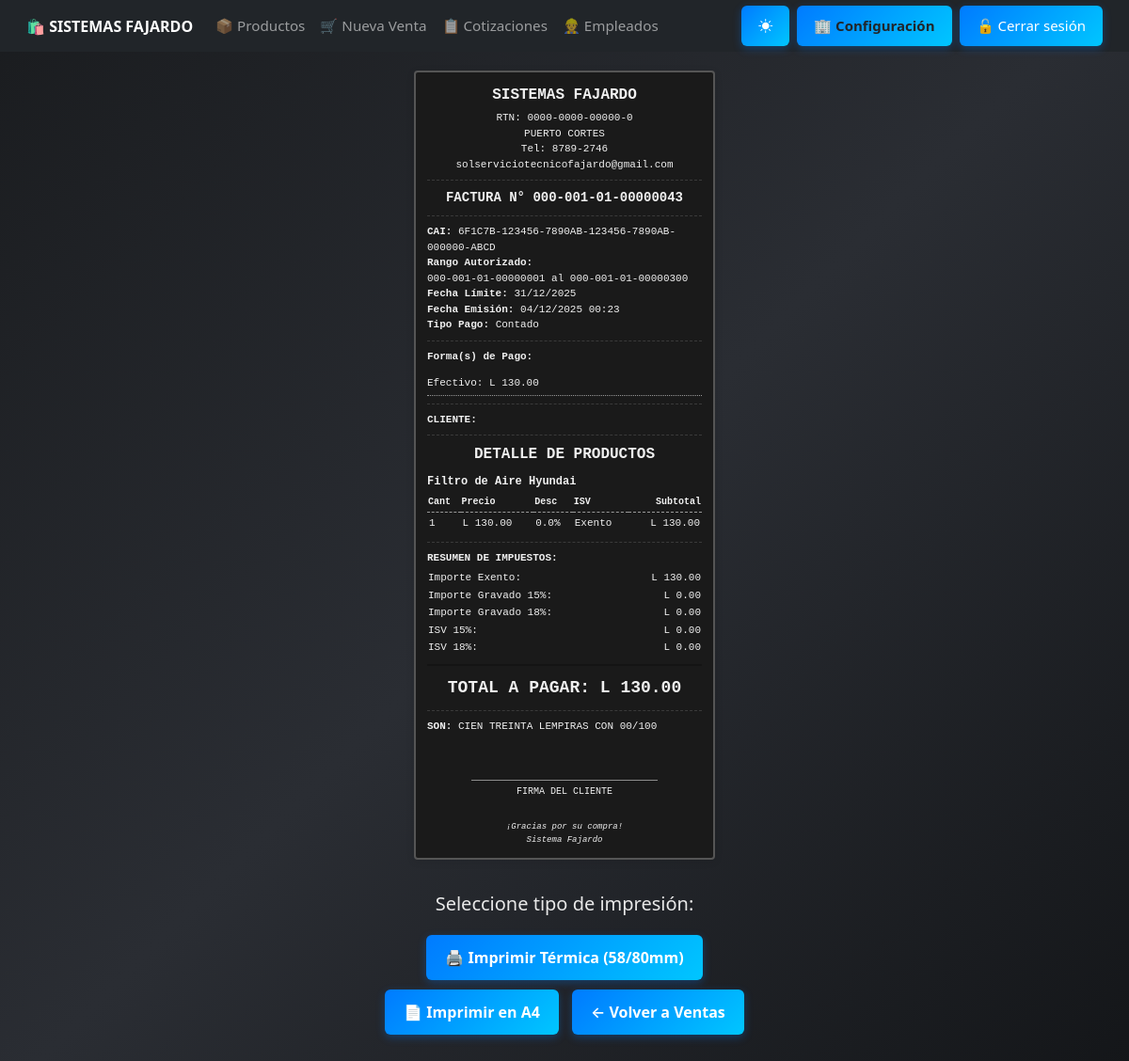
/factura/235/ (signed in), run on the app's committed database.
### core/models.py (models this page shows, shortened)
class EmpresaConfig(models.Model):
    nombre = models.CharField(max_length=150)
    rtn = models.CharField(max_length=20)
    direccion = models.CharField(max_length=255)
    telefono = models.CharField(max_length=20, blank=True, null=True)
    correo = models.CharField(max_length=150, blank=True, null=True)

class Venta(models.Model):
    fecha = models.DateTimeField(auto_now_add=True)
    total = models.DecimalField(max_digits=12, decimal_places=2, default=Decimal('0.00'))
    subtotal_exento = models.DecimalField(max_digits=12, decimal_places=2, default=Decimal('0.00'))
    subtotal_g15 = models.DecimalField(max_digits=12, decimal_places=2, default=Decimal('0.00'))
    subtotal_g18 = models.DecimalField(max_digits=12, decimal_places=2, default=Decimal('0.00'))
    impuesto_15 = models.DecimalField(max_digits=12, decimal_places=2, default=Decimal('0.00'))
    impuesto_18 = models.DecimalField(max_digits=12, decimal_places=2, default=Decimal('0.00'))
    cliente = models.ForeignKey(
        'Cliente',
        on_delete=models.SET_NULL,
        null=True,
        blank=True,
        default=None
    )
    tipo_pago = models.CharField(
        max_length=10,
        choices=[('contado', 'Contado'), ('credito', 'Crédito')],
        default='contado'
    )
    cai = models.ForeignKey(
        'Cai',
        on_delete=models.SET_NULL,
        null=True,
        blank=True
    )
    numero_factura = models.CharField(max_length=30, null=True, blank=True)

class Cai(models.Model):
    codigo = models.CharField("Código CAI", max_length=50, unique=True)
    prefijo = models.CharField("Prefijo SAR", max_length=20, blank=True, null=True)
    rango_inicial = models.PositiveIntegerField("Correlativo inicial")
    rango_final = models.PositiveIntegerField("Correlativo final")
    correlativo_actual = models.PositiveIntegerField("Siguiente correlativo")
    fecha_limite = models.DateField("Fecha límite de emisión")
    activo = models.BooleanField("Activo", default=True)

class Pago(models.Model):
    METODOS = [
        ('efectivo', 'Efectivo'),
        ('tarjeta', 'Tarjeta'),
        ('transferencia', 'Transferencia'),
    ]
    venta = models.ForeignKey('Venta', on_delete=models.CASCADE, related_name='pagos')
    metodo = models.CharField(max_length=20, choices=METODOS)
    monto = models.DecimalField(max_digits=12, decimal_places=2, default=Decimal('0.00'))
    fecha = models.DateTimeField(auto_now_add=True)
    referencia = models.CharField(max_length=100, blank=True, null=True,
                                  help_text="Número de referencia o autorización (tarjeta/transferencia)")

class DetalleVenta(models.Model):
    venta = models.ForeignKey(Venta, on_delete=models.CASCADE, related_name='detalles')
    producto = models.ForeignKey(Producto, on_delete=models.CASCADE)
    cantidad = models.IntegerField()
    precio_unitario = models.DecimalField(max_digits=10, decimal_places=2)  # precio original
    descuento = models.DecimalField(max_digits=5, decimal_places=2, default=0)  # % descuento
    subtotal = models.DecimalField(max_digits=12, decimal_places=2, default=Decimal('0.00'))  # subtotal sin impuesto
    impuesto = models.DecimalField(max_digits=12, decimal_places=2, default=Decimal('0.00'))  # monto de impuesto (ISV)
    total_linea = models.DecimalField(max_digits=12, decimal_places=2, default=Decimal('0.00'))  # subtotal + impuesto

class Producto(models.Model):
    TIPO_IMPUESTO_CHOICES = [
        ('E', 'Exento'),
        ('G15', 'Gravado 15%'),
        ('G18', 'Gravado 18%'),
        ('EXO', 'Exonerado'),  # si necesitas distinguir
    ]
    codigo       = models.CharField(max_length=50, unique=True, verbose_name="Código o ID")
    codigo_barra = models.CharField(max_length=100, unique=True, blank=True, null=True, verbose_name="Código de barra")
    nombre       = models.CharField(max_length=100)
    descripcion  = models.TextField(blank=True)
    precio       = models.DecimalField(max_digits=10, decimal_places=2)
    stock        = models.IntegerField(default=0)
    categoria    = models.ForeignKey('Categoria', on_delete=models.CASCADE, null=True, blank=True)
    activo       = models.BooleanField(default=True)
    fecha_creacion = models.DateTimeField(auto_now_add=True, null=True, blank=True)
    tipo_impuesto = models.CharField(max_length=4, choices=TIPO_IMPUESTO_CHOICES, default='E')
    class Meta:
        ordering = ['nombre']
        verbose_name = "Producto"
        verbose_name_plural = "Productos"

### core/views.py (the view)
# urls.py: path('factura/<int:venta_id>/', views.factura, name='factura'),
@login_required
def factura(request, venta_id):
    venta = get_object_or_404(Venta, id=venta_id)
    detalles = DetalleVenta.objects.filter(venta=venta).select_related('producto')
    fecha_vencimiento = None
    if venta.tipo_pago.lower() == "credito":
        cuenta = venta.cuentaporcobrar.first()
        if cuenta:
            fecha_vencimiento = cuenta.fecha_vencimiento
    total_letras = monto_en_letras(venta.total)
    try:
        empresa = EmpresaConfig.objects.get(pk=1)
    except EmpresaConfig.DoesNotExist:
        empresa = None  # Evita error si aún no han configurado nada
    return render(request, 'factura.html', {
        'venta': venta,
        'detalles': detalles,
        'fecha_vencimiento': fecha_vencimiento,
        'total_letras': total_letras,
        'empresa': empresa,  # 👈 AHORA DISPONIBLE EN EL TEMPLATE
    })

### core/templates/factura.html (shortened to what this page needs)
{% extends 'base.html' %}
{% block content %}
<div id="ticket">
  <div class="center ticket-empresa">
    {{ empresa.nombre }}
  </div>
  <div class="center" style="font-size: 11px;">
    RTN: {{ empresa.rtn }}<br>
    {{ empresa.direccion }}<br>
    Tel: {{ empresa.telefono }}<br>
    {{ empresa.correo }}
  </div>
  <hr>
  <div class="center ticket-header">
    FACTURA N° {{ venta.numero_factura }}
  </div>
  <hr>
  <div style="font-size: 11px;">
    <strong>CAI:</strong>
    {% if venta.cai %}{{ venta.cai.codigo }}{% else %}SIN CAI{% endif %}<br>
    {% if venta.cai %}
      <strong>Rango Autorizado:</strong><br>
      {{ venta.cai.prefijo }}{{ venta.cai.rango_inicial|stringformat:"08d" }}
      al
      {{ venta.cai.prefijo }}{{ venta.cai.rango_final|stringformat:"08d" }}<br>
      <strong>Fecha Límite:</strong> {{ venta.cai.fecha_limite|date:"d/m/Y" }}<br>
    {% endif %}
    <strong>Fecha Emisión:</strong> {{ venta.fecha|date:"d/m/Y H:i" }}<br>
    <strong>Tipo Pago:</strong> {{ venta.tipo_pago|title }}
  </div>
  <hr>
  <div style="font-size: 11px;">
    <strong>Forma(s) de Pago:</strong>
    <ul class="pagos-lista">
      {% for pago in venta.pagos.all %}
        <li>
          {{ pago.get_metodo_display }}: L {{ pago.monto|floatformat:2 }}
        </li>
      {% endfor %}
    </ul>
  </div>
  <hr>
  <div style="font-size: 11px;">
    <strong>CLIENTE:</strong> {{ venta.cliente.nombre }}<br>
  </div>
  <hr>
  <div class="center" style="font-weight: bold; margin: 8px 0;">
    DETALLE DE PRODUCTOS
  </div>
  {% for item in detalles %}
    <div style="font-weight:bold; margin-top:8px; font-size: 12px;">
      {{ item.producto.nombre }}
    </div>
    <table class="detalle-tabla">
      <thead>
        <tr>
          <th>Cant</th>
          <th>Precio</th>
          <th>Desc</th>
          <th>ISV</th>
          <th class="right">Subtotal</th>
        </tr>
      </thead>
      <tbody>
        <tr>
          <td>{{ item.cantidad }}</td>
          <td>L {{ item.precio_unitario|floatformat:2 }}</td>
          <td>{{ item.descuento|floatformat:1 }}%</td>
          <td>
            {% if item.producto.tipo_impuesto == 'G15' %}15%
            {% elif item.producto.tipo_impuesto == 'G18' %}18%
            {% else %}Exento
            {% endif %}
          </td>
          <td class="right">L {{ item.total_linea|floatformat:2 }}</td>
        </tr>
      </tbody>
    </table>
  {% endfor %}
  <hr>
  <div style="font-size: 11px;">
    <strong>RESUMEN DE IMPUESTOS:</strong><br>
    <table style="width: 100%; margin-top: 4px;">
      <tr>
        <td>Importe Exento:</td>
        <td class="right">L {{ venta.subtotal_exento|floatformat:2 }}</td>
      </tr>
      <tr>
        <td>Importe Gravado 15%:</td>
        <td class="right">L {{ venta.subtotal_g15|floatformat:2 }}</td>
      </tr>
      <tr>
        <td>Importe Gravado 18%:</td>
        <td class="right">L {{ venta.subtotal_g18|floatformat:2 }}</td>
      </tr>
      <tr>
        <td>ISV 15%:</td>
        <td class="right">L {{ venta.impuesto_15|floatformat:2 }}</td>
      </tr>
      <tr>
        <td>ISV 18%:</td>
        <td class="right">L {{ venta.impuesto_18|floatformat:2 }}</td>
      </tr>
    </table>
  </div>
  <hr style="border-bottom: 2px solid #000;">
  <div class="center total-final">
    TOTAL A PAGAR: L {{ venta.total|floatformat:2 }}
  </div>
  <hr>
  <div style="font-size: 11px;">
    <strong>SON:</strong> {{ total_letras }}
  </div>
  <br>
  <div class="center" style="font-size: 10px; margin-top: 15px;">
    _________________________________<br>
    FIRMA DEL CLIENTE
  </div>
  <br>
  <div class="center" style="font-size: 9px; font-style: italic;">
    ¡Gracias por su compra!<br>
    Sistema Fajardo
  </div>
</div>
<div id="botones-impresion">
  <h5 class="mb-3">Seleccione tipo de impresión:</h5>
  <button onclick="imprimirTermica()" class="btn btn-primary">
    🖨️ Imprimir Térmica (58/80mm)
  </button>
  <button onclick="imprimirA4()" class="btn btn-success">
    📄 Imprimir en A4
  </button>
  <a href="{% url 'resumen_ventas' %}" class="btn btn-secondary">
    ← Volver a Ventas
  </a>
</div>
{% endblock %}

### core/templates/base.html (shortened to what this page needs)
<!DOCTYPE html>
<html lang="es">
<head>
  {% load static %}
  <link href="https://cdn.jsdelivr.net/npm/bootstrap@5.3.0/dist/css/bootstrap.min.css" rel="stylesheet">
  <link rel="stylesheet" href="{% static 'css/estilo_base.css' %}">
  <link href="https://cdn.jsdelivr.net/npm/bootstrap-icons@1.11.3/font/bootstrap-icons.css" rel="stylesheet">
</head>
<body>
  <nav class="navbar navbar-expand-lg navbar-dark bg-dark sticky-top" id="menu-principal">
    <div class="container-fluid">
      <a class="navbar-brand fw-bold" href="{% url 'dashboard' %}">
        🛍️ {{ empresa.nombre|default:"SISTEMAS FAJARDO" }}
      </a>
      <div class="collapse navbar-collapse" id="navbarNav">
        <ul class="navbar-nav me-auto">
          <li class="nav-item">
            <a class="nav-link" href="{% url 'listar_productos' %}">📦 Productos</a>
          </li>
          <li class="nav-item">
            {% if perms.core.add_venta %}
              <a class="nav-link" href="{% url 'crear_venta' %}">🛒 Nueva Venta</a>
            {% endif %}
          </li>
          <li class="nav-item">
            {% if perms.core.view_cotizacion %}
              <a class="nav-link" href="{% url 'lista_cotizaciones' %}">📋 Cotizaciones</a>
            {% endif %}
          </li>
          <li class="nav-item">
            {% if perms.core.view_empleado %}
              <a class="nav-link" href="{% url 'lista_empleados' %}">👷 Empleados</a>
            {% endif %}
          </li>
        </ul>
        <ul class="navbar-nav ms-auto align-items-center">
          <li class="nav-item me-2">
            <button id="themeToggle" class="btn btn-outline-light btn-sm">
              <i class="bi bi-brightness-high-fill" id="themeIcon"></i>
            </button>
          </li>
          {% if perms.core.view_empleado %}
          <li class="nav-item me-2">
            <a href="{% url 'configuracion_empresa' %}"
               class="btn btn-warning btn-sm fw-bold text-dark">
              🏢 Configuración
            </a>
          </li>
          {% endif %}
          {% if user.is_authenticated %}
          <li class="nav-item">
            <form action="{% url 'logout' %}" method="post">
              <button type="submit" class="btn btn-danger btn-sm">
                🔓 Cerrar sesión
              </button>
            </form>
          </li>
          {% endif %}
        </ul>
      </div>
    </div>
  </nav>
  <div class="container-fluid px-0">
    {% block content %}
    {% endblock %}
  </div>
</body>
</html>

### data on the page
EmpresaConfig: nombre "SISTEMAS FAJARDO", rtn "0000-0000-00000-0", direccion "PUERTO CORTES", telefono "8789-2746", correo "solserviciotecnicofajardo@gmail.com"
Venta: numero_factura "000-001-01-00000043", cai.codigo "6F1C7B-123456-7890AB-123456-7890AB-000000-ABCD", cai.prefijo "000-001-01-", cai.rango_inicial "00000001", cai.rango_final "00000300", cai.fecha_limite "31/12/2025", fecha "04/12/2025 00:23", tipo_pago "Contado", subtotal_exento "130.00", subtotal_g15 "0.00", subtotal_g18 "0.00", impuesto_15 "0.00", impuesto_18 "0.00", total "130.00"
Pago: metodo "Efectivo", monto "130.00"
DetalleVenta: producto.nombre "Filtro de Aire Hyundai", cantidad "1", precio_unitario "130.00", descuento "0.0", shows "Exento", total_linea "130.00"

### other printed values
{{ total_letras }} "CIEN TREINTA LEMPIRAS CON 00/100"
